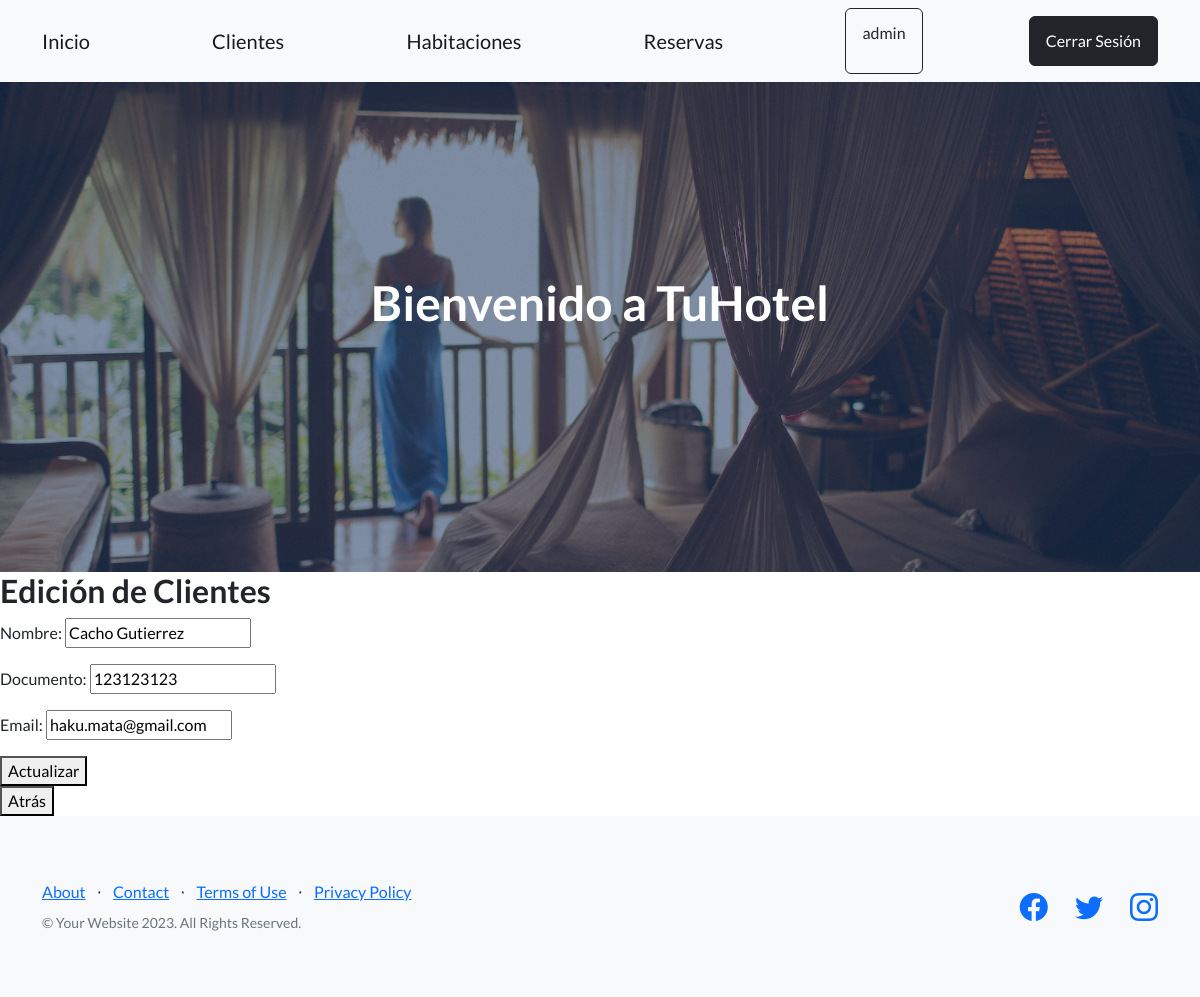
Page /apphotel/editar-cliente/9 (signed in) on the earlier database version.
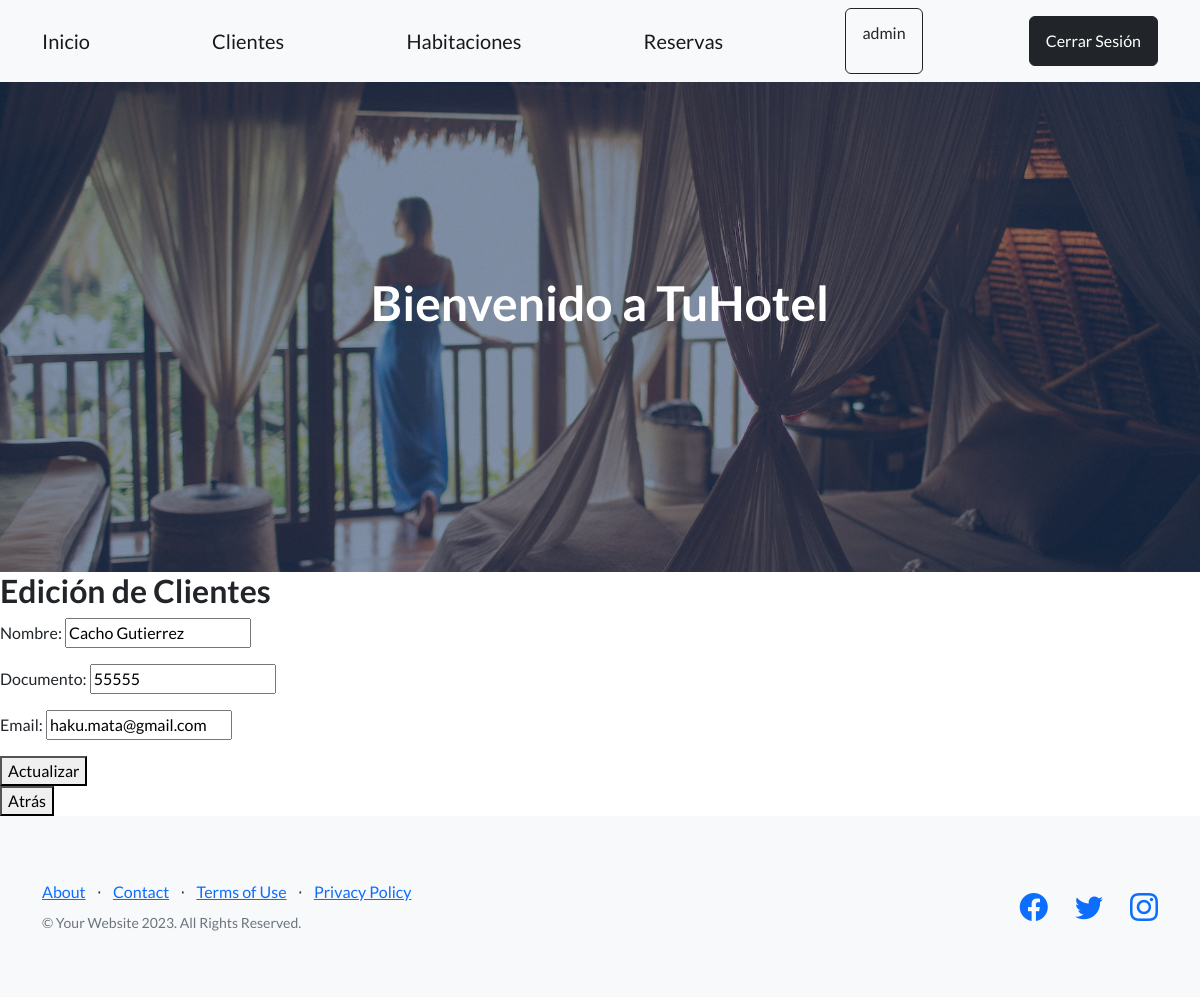
Same page on the later database version.
### AppHotel/models.py (models this page shows, shortened)
class Cliente(models.Model):
    nombre = models.CharField(max_length=50)
    documento = models.IntegerField()
    email = models.EmailField(max_length=30)

### AppHotel/views.py (the view)
# urls.py: path('editar-cliente/<int:id>', editar_cliente, name = 'EditarClientes'),
@login_required
def editar_cliente(request, id):
    cliente = Cliente.objects.get(id=id)
    if request.method == 'POST':
        miFormulario = RegistroCliente(request.POST)
        if miFormulario.is_valid():
            data = miFormulario.cleaned_data
            cliente.nombre = data['nombre']
            cliente.documento = data['documento']
            cliente.email = data['email']
            cliente.save()
            lista_clientes = Cliente.objects.all()
            return render(request, 'lista_clientes.html', {'edicion_exitosa': 'Edición realizada con éxito' , "lista_clientes":lista_clientes})
        else:
            lista_clientes = Cliente.objects.all()
            return render(request, 'lista_clientes.html', {'edicion_fallida': 'Datos del formulario inválidos' , "lista_clientes":lista_clientes})
    else:
        miFormulario = RegistroCliente(initial={
            'nombre' : cliente.nombre,
            'documento' : cliente.documento,
            'email' : cliente.email
        })
        return render(request,'editar_cliente.html', {'miFormulario': miFormulario, 'id' : cliente.id})

### AppHotel/forms.py
class RegistroCliente(forms.Form):
    nombre = forms.CharField()
    documento = forms.IntegerField()
    email = forms.EmailField()

### AppHotel/templates/editar_cliente.html
{% extends 'base.html' %}
{% load static %}
{% block contenido_cambio %}
    <h2>Edición de Clientes</h2>
    <form action="{% url 'EditarClientes' id %}" method="POST"> {% csrf_token %}
        {{ miFormulario.as_p }}
        <button type='submit'>
            Actualizar
        </button>
    </form>
    <a href="{% url 'ListaClientes' %}">
        <button>Atrás</button>
    </a>
{% endblock contenido_cambio %}

Differences in the rows shown:
changed Cliente "Cacho Gutierrez": documento "123123123" → "55555"
